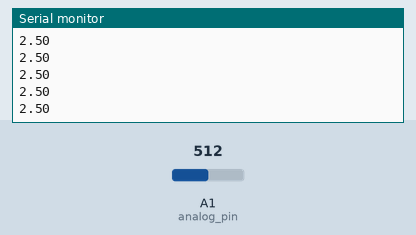
Simulated run of this sketch. Board: Arduino Uno, built with avr-gcc and run on an emulated ATmega328P. Parts: the last lines printed to the serial monitor. The test bench sets the inputs (shaded band); at power-on: A1 (analog_pin) = 512.

Above: at 1.2 s.
1.3 s: A1 (analog_pin) set to 716
At 1.56 s:
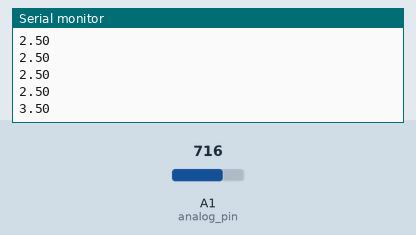
2.8 s: A1 (analog_pin) set to 900
At 2.96 s:
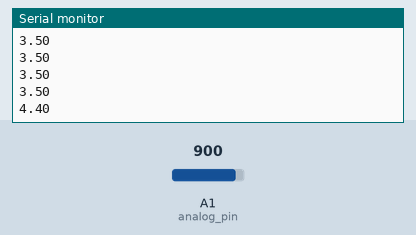
Timing chart, 0 to 5.8 s (numbered marks = the images above; inputs shaded):
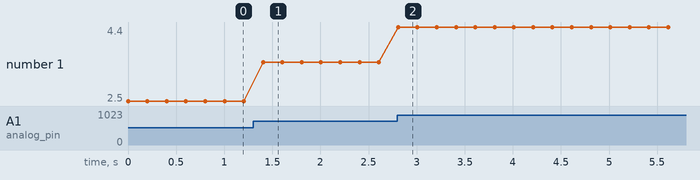

The sketch:

serial_read_voltage.ino
```cpp
#include <Arduino.h>

#define DELAY_TIME 200

int analog_pin = A1;
int val;
float volt;

void setup() {
  Serial.begin(9600); // set baud rate 9600, not understand yet
  pinMode(analog_pin, INPUT);
}

void loop() {
  val = analogRead(analog_pin);
  volt = val * 5.0 / 1023.0; // 5 Volt -> 1023, x Volt -> val, find x
  Serial.println(volt);
  delay(DELAY_TIME);
}
```

Measured:
- after the input at 1.3 s, the serial monitor: prints a new line after 0.10 s (image 1)
- after the input at 2.8 s, the serial monitor: prints a new line at once (image 2)
- plotted number 1: 2.5 → 3.5 after the input at 1.3 s, 3.5 → 4.4 after the input at 2.8 s
